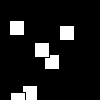
Frame 1 (no input)
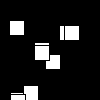
Frame 60 (the mouse pressed at the canvas centre just before this capture)
Frame 120 (the mouse held since frame 60 and released just before this capture): identical to frame 60, image omitted

The Processing sketch that drew these frames (run headless with seeded random() and noise(); from frame 60 on, the mouse is pressed at the canvas centre):

// Processing sketch: OptimusPrime_3
// ── OptimusPrime_3.pde
Floater[] arr = new Floater[6];


void setup() {
  size(100, 100);
  background(0);
  
  
  for(int i = 0; i < arr.length; i++) {
    boolean hor;
    // create floaters
    if (i < 4) {
      hor = true;
    } else {
      hor = false;
    }
    arr[i] = new Floater(hor);
  }
}

void draw() {
  for(int i = 0; i < arr.length; i++) {
    arr[i].update();
    arr[i].render();
  }
}

void onMousePressed() {
  for(int i = 0; i < arr.length; i++) {
    //arr[i].horizontal = !horizontal;
  }
}

//he dont work

// ── Floater.pde
class Floater {

  //vars
  float x, y, geschwindigkeit;
  boolean horizontal;

  //constructor
  Floater(boolean h) {
    x = random(width);
    y = random(height);
    geschwindigkeit =  random(5);
    horizontal = h;
  }

  //methods
  void render() {
    rect(this.x, this.y, 15, 15);
    
  }

  void update() {
    //check for bounce
    if ((x + geschwindigkeit) <= width || (x + 15 + geschwindigkeit) >= width || (y + geschwindigkeit) <= height || (y + 15 + geschwindigkeit) >= height) {
      //collision
      geschwindigkeit *= -1;
    }

    //move rect
    if (horizontal) { //horizontal
      this.x += geschwindigkeit;
    } else { // vertical
      this.y += geschwindigkeit;
    }
  }
}
